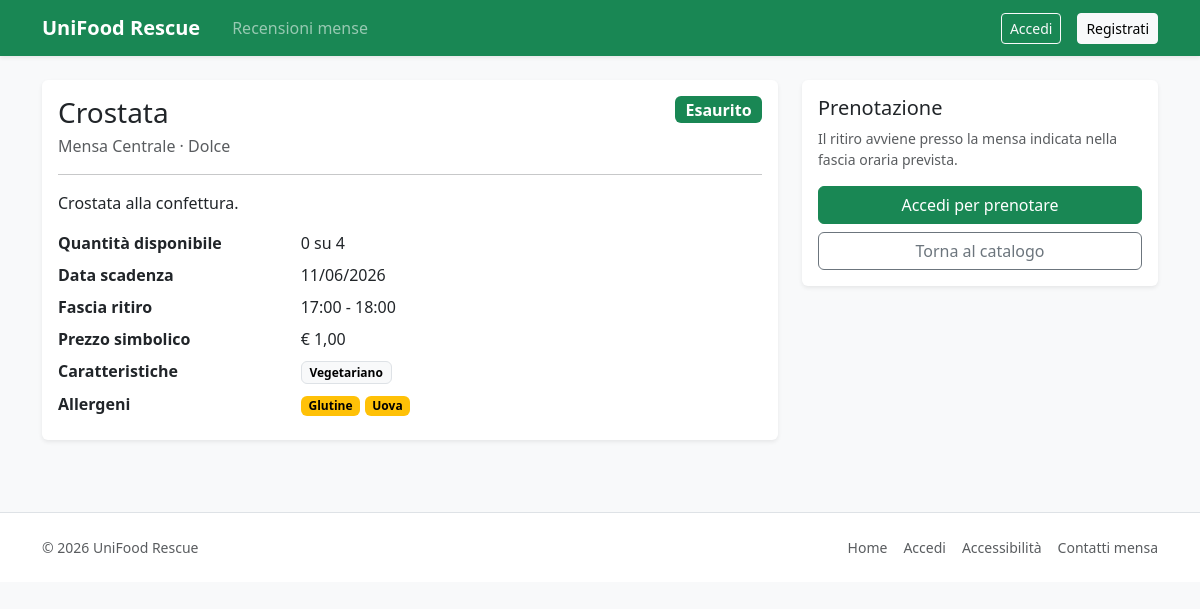
Screenshot of /lotti/5/ with the database file from the repository.
### mensa/models.py (models this page shows, shortened)
class LottoInvenduto(models.Model):
    mensa = models.ForeignKey(
        Mensa,
        on_delete=models.PROTECT,
        related_name='lotti',
    )
    prodotto = models.ForeignKey(
        ProdottoAlimentare,
        on_delete=models.PROTECT,
        related_name='lotti',
    )
    operatore = models.ForeignKey(
        OperatoreMensa,
        on_delete=models.PROTECT,
        related_name='lotti_creati',
    )
    quantita_iniziale = models.PositiveIntegerField(
        validators=[MinValueValidator(1)]
    )
    quantita_disponibile = models.PositiveIntegerField(
        validators=[MinValueValidator(0)]
    )
    data_pubblicazione = models.DateField(default=timezone.localdate)
    data_scadenza = models.DateField()
    ora_inizio_ritiro = models.TimeField()
    ora_fine_ritiro = models.TimeField()
    prezzo_simbolico = models.DecimalField(
        max_digits=6,
        decimal_places=2,
        default=Decimal('0.00'),
    )
    stato = models.CharField(
        max_length=20,
        choices=StatiLotto.CHOICES,
        default=StatiLotto.DISPONIBILE,
    )
    note = models.TextField(blank=True)
    objects = LottoManager()
    class Meta:
        ordering = ['-data_pubblicazione', 'mensa__nome', 'ora_inizio_ritiro']

class ProdottoAlimentare(models.Model):
    categoria = models.ForeignKey(
        CategoriaAlimento,
        on_delete=models.PROTECT,
        related_name='prodotti',
    )
    nome = models.CharField(max_length=120)
    descrizione = models.TextField(blank=True)
    vegetariano = models.BooleanField(default=False)
    vegano = models.BooleanField(default=False)
    attivo = models.BooleanField(default=True)
    allergeni = models.ManyToManyField(
        Allergene,
        through='ProdottoAllergene',
        blank=True,
        related_name='prodotti',
    )
    class Meta:
        ordering = ['categoria__nome', 'nome']
        constraints = [
            models.UniqueConstraint(
                fields=['categoria', 'nome'],
                name='uniq_prodotto_per_categoria',
            )
        ]

class Mensa(models.Model):
    nome = models.CharField(max_length=120, unique=True)
    edificio = models.CharField(max_length=120)
    indirizzo = models.CharField(max_length=255)
    orario_apertura = models.TimeField()
    orario_chiusura = models.TimeField()
    attiva = models.BooleanField(default=True)
    class Meta:
        ordering = ['nome']

class CategoriaAlimento(models.Model):
    nome = models.CharField(max_length=80, unique=True)
    descrizione = models.TextField(blank=True)
    class Meta:
        ordering = ['nome']

class Allergene(models.Model):
    nome = models.CharField(max_length=80, unique=True)
    descrizione = models.TextField(blank=True)
    class Meta:
        ordering = ['nome']

### mensa/views.py (the view)
# urls.py: path('lotti/<int:pk>/', views.dettaglio_lotto, name='dettaglio_lotto'),
def dettaglio_lotto(request, pk):
    lotto = get_object_or_404(LottoInvenduto.objects.select_related('mensa', 'prodotto', 'prodotto__categoria').prefetch_related('prodotto__allergeni'), pk=pk)
    return render(request, 'mensa/dettaglio_lotto.html', {'lotto': lotto})

### templates/mensa/dettaglio_lotto.html (shortened to what this page needs)
{% extends 'base.html' %}
{% block content %}
<div class="row g-4">
  <div class="col-lg-8">
    <div class="card shadow-sm border-0">
      <div class="card-body">
        <div class="d-flex justify-content-between gap-3 align-items-start">
          <div>
            <h1 class="h3 mb-1">{{ lotto.prodotto.nome }}</h1>
            <p class="text-muted mb-0">{{ lotto.mensa.nome }} · {{ lotto.prodotto.categoria.nome }}</p>
          </div>
          <span class="badge text-bg-success fs-6">{{ lotto.get_stato_display }}</span>
        </div>
        <hr>
        <p>{% if lotto.prodotto.descrizione %}{{ lotto.prodotto.descrizione }}{% else %}Nessuna descrizione disponibile.{% endif %}</p>
        <dl class="row mb-0">
          <dt class="col-sm-4">Quantità disponibile</dt><dd class="col-sm-8">{{ lotto.quantita_disponibile }} su {{ lotto.quantita_iniziale }}</dd>
          <dt class="col-sm-4">Data scadenza</dt><dd class="col-sm-8">{{ lotto.data_scadenza|date:'d/m/Y' }}</dd>
          <dt class="col-sm-4">Fascia ritiro</dt><dd class="col-sm-8">{{ lotto.ora_inizio_ritiro|time:'H:i' }} - {{ lotto.ora_fine_ritiro|time:'H:i' }}</dd>
          <dt class="col-sm-4">Prezzo simbolico</dt><dd class="col-sm-8">€ {{ lotto.prezzo_simbolico }}</dd>
          <dt class="col-sm-4">Caratteristiche</dt>
          <dd class="col-sm-8">
            {% if lotto.prodotto.vegetariano %}<span class="badge text-bg-light border">Vegetariano</span>{% endif %}
          </dd>
          <dt class="col-sm-4">Allergeni</dt>
          <dd class="col-sm-8">
            {% for allergene in lotto.prodotto.allergeni.all %}
              <span class="badge text-bg-warning">{{ allergene.nome }}</span>
            {% empty %}
              <span class="text-muted">Nessun allergene indicato</span>
            {% endfor %}
          </dd>
        </dl>
      </div>
    </div>
  </div>
  <div class="col-lg-4">
    <div class="card shadow-sm border-0">
      <div class="card-body">
        <h2 class="h5">Prenotazione</h2>
        <p class="small text-muted">Il ritiro avviene presso la mensa indicata nella fascia oraria prevista.</p>
        {% if user.is_authenticated and user.is_studente and lotto.is_prenotabile %}
          <a class="btn btn-success w-100" href="{% url 'prenota_lotto' lotto.pk %}">Prenota questo lotto</a>
        {% elif not user.is_authenticated %}
          <a class="btn btn-success w-100" href="{% url 'login' %}">Accedi per prenotare</a>
        {% else %}
          <button class="btn btn-secondary w-100" disabled>Non prenotabile</button>
        {% endif %}
        <a class="btn btn-outline-secondary w-100 mt-2" href="{% url 'catalogo_lotti' %}">Torna al catalogo</a>
      </div>
    </div>
  </div>
</div>
{% endblock %}

### static/css/site.css (style rules this page uses)
body { background: #f8f9fa; }

### rows the page displays
LottoInvenduto: prodotto.nome "Crostata", mensa.nome "Mensa Centrale", prodotto.categoria.nome "Dolce", stato "Esaurito", prodotto.descrizione "Crostata alla confettura.", quantita_disponibile "0", quantita_iniziale "4", data_scadenza "11/06/2026", ora_inizio_ritiro "17:00", ora_fine_ritiro "18:00", prezzo_simbolico "1,00"
Allergene: nome "Glutine"
Allergene: nome "Uova"
